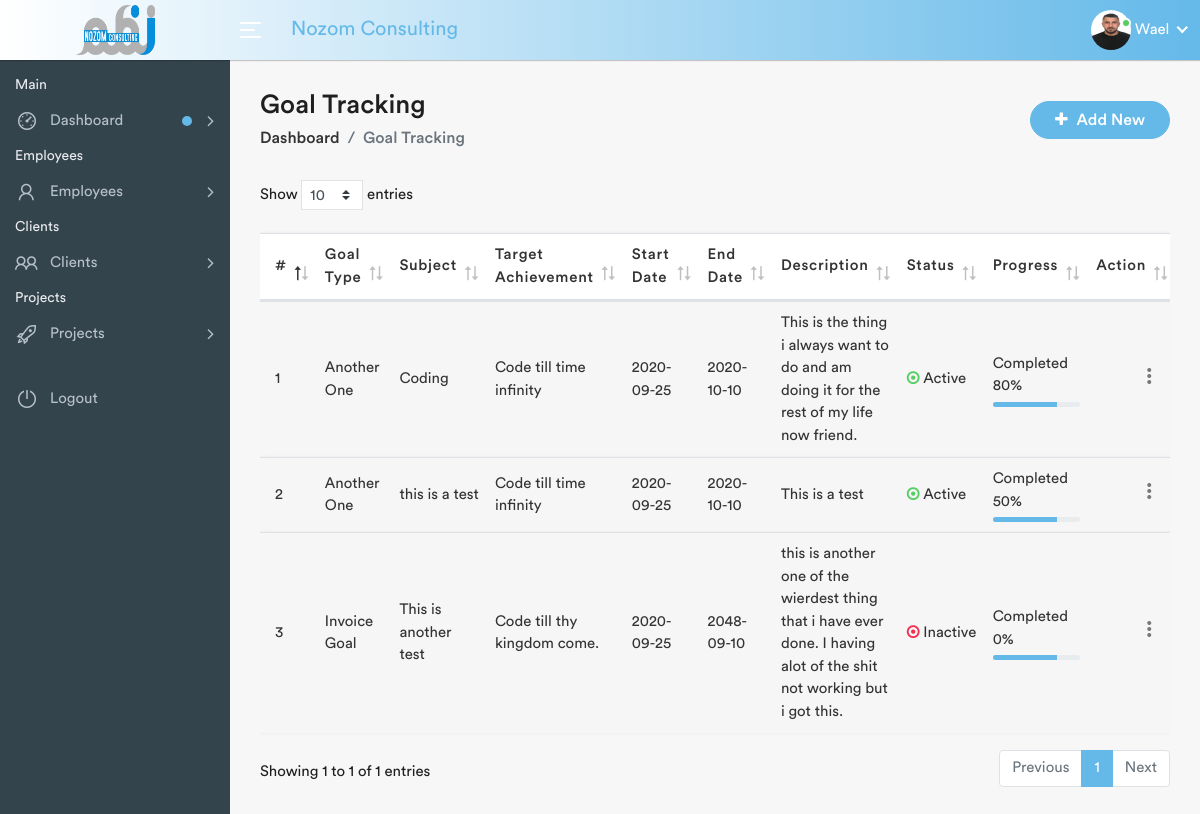
/goal-tracking.php (signed in), run on the app's committed database.
### tables this page shows
CREATE TABLE `users` (
  `id` int(11) NOT NULL,
  `FirstName` varchar(200) NOT NULL,
  `LastName` varchar(200) NOT NULL,
  `UserName` varchar(200) NOT NULL,
  `Email` varchar(100) NOT NULL,
  `Password` varchar(200) NOT NULL,
  `Phone` varchar(20) NOT NULL,
  `Address` varchar(200) NOT NULL,
  `Picture` varchar(255) NOT NULL,
  `dateTime` datetime NOT NULL DEFAULT current_timestamp()
);

CREATE TABLE `goals` (
  `id` int(11) NOT NULL,
  `Type` varchar(200) NOT NULL,
  `Subject` varchar(200) NOT NULL,
  `Target` text NOT NULL,
  `StartDate` date NOT NULL,
  `EndDate` date NOT NULL,
  `Description` text NOT NULL,
  `Status` int(11) NOT NULL,
  `Progress` varchar(200) NOT NULL,
  `dateTime` datetime NOT NULL DEFAULT current_timestamp()
);

### goal-tracking.php (the view, shortened to what this page needs)
<?php
	include('includes/config.php');
 ?>
<!DOCTYPE html>
<html lang="en">
    <head>
        <link rel="stylesheet" href="assets/css/bootstrap.min.css">
        <link rel="stylesheet" href="assets/css/font-awesome.min.css">
        <link rel="stylesheet" href="assets/css/line-awesome.min.css">
		<link rel="stylesheet" href="assets/css/select2.min.css">
		<link rel="stylesheet" href="assets/css/bootstrap-datetimepicker.min.css">
		<link rel="stylesheet" href="assets/css/dataTables.bootstrap4.min.css">
        <link rel="stylesheet" href="assets/css/style.css">
    </head>
    <body>
        <div class="main-wrapper">
            <?php include_once("includes/header.php");?>
            <?php include_once("includes/sidebar.php");?>
            <div class="page-wrapper">
                <div class="content container-fluid">
					<div class="page-header">
						<div class="row align-items-center">
							<div class="col">
								<h3 class="page-title">Goal Tracking</h3>
								<ul class="breadcrumb">
									<li class="breadcrumb-item"><a href="index.php">Dashboard</a></li>
									<li class="breadcrumb-item active">Goal Tracking</li>
								</ul>
							</div>
							<div class="col-auto float-right ml-auto">
								<a href="#" class="btn add-btn" data-toggle="modal" data-target="#add_goal"><i class="fa fa-plus"></i> Add New</a>
							</div>
						</div>
					</div>
					<div class="row">
						<div class="col-md-12">
							<div class="table-responsive">
								<table class="table table-striped custom-table mb-0 datatable">
									<thead>
										<tr>
											<th style="width: 30px;">#</th>
											<th>Goal Type</th>
											<th>Subject</th>
											<th>Target Achievement</th>
											<th>Start Date</th>
											<th>End Date</th>
											<th>Description </th>
											<th>Status </th>
											<th>Progress </th>
											<th class="text-right">Action</th>
										</tr>
									</thead>
									<?php
										$sql = "SELECT * FROM goals";
										$query = $dbh->prepare($sql);
										$query->execute();
										$results=$query->fetchAll(PDO::FETCH_OBJ);
										$cnt=1;
										if($query->rowCount() > 0)
										{
										foreach($results as $row)
										{
									?>
									<tbody>
										<tr>
											<td><?php echo $cnt; ?></td>
											<td><?php echo htmlentities($row->Type);?></td>
											<td><?php echo htmlentities($row->Subject);?></td>
											<td><?php echo htmlentities($row->Target);?></td>
											<td>
											<?php echo htmlentities($row->StartDate);?>
											</td>
											<td><?php echo htmlentities($row->EndDate);?></td>
											<td><?php echo htmlentities($row->Description);?></td>
											<td
											<?php if($row->Status == 1)
                                                    {?>
												<a href="goal-tracking.php?confirm=<?php echo htmlentities($row->id);?>" onclick="return confirm('Do you really want to Un-Confirm the Goal?')">
												<i class="fa fa-dot-circle-o text-success"></i> Active</a>
												<?php } else {?>
												<a href="goal-tracking.php?unconfirm=<?php echo htmlentities($result->id);?>" onclick="return confirm('Do you really want to Confirm the Goal?')">
												<i class="fa fa-dot-circle-o text-danger"></i> Inactive</a>
												<?php } ?>
											</td>
											<td><p class="mb-1"><?php echo  "Completed ".htmlentities($row->Progress)."%"; ?></p><div class="progress" style="height:5px">
											<div class="progress-bar bg-primary progress-sm" style="width: 73%;height:10px;"></div></div>
											</td>
											<td class="text-right">
												<div class="dropdown dropdown-action">
													<a href="#" class="action-icon dropdown-toggle" data-toggle="dropdown" aria-expanded="false"><i class="material-icons">more_vert</i></a>
												</div>
											</td>
										</tr>
									</tbody>
									<?php $cnt +=1; }} ?>
								</table>
							</div>
						</div>
					</div>
                </div>
            </div>
        </div>
    </body>
</html>

### includes/header.php (shortened to what this page needs)
<div class="header" style="background: linear-gradient(to right, white 0%, #64B9E9 100%);">
	<div class="header-left" >
		<a href="index.php" class="logo">
			<img src="assets/img/logo-nozom-icon.png" width="80" height="50" alt="">
		</a>
	</div>
	<a id="toggle_btn" href="javascript:void(0);">
		<span class="bar-icon" >
			<span></span>
			<span></span>
			<span></span>
		</span>
	</a>
	<div class="page-title-box" style="color:#64B9E9;">
		<h3 style="color:#64B9E9;">Nozom Consulting</h3>
	</div>
	<ul class="nav user-menu">
		<?php
		$sql = "SELECT * from users";
		$query = $dbh -> prepare($sql);
		$query->execute();
		$result=$query->fetch(PDO::FETCH_OBJ);
		?>
		<li class="nav-item dropdown has-arrow main-drop">
			<a href="#" class="dropdown-toggle nav-link" data-toggle="dropdown">
				<span class="user-img" style="width:40px;height:40px;"><img src="assets/img/profiles/<?php echo htmlentities($result->Picture);?>" style="width:40px;height:40px;" alt="User Picture">
				<span class="status online" ></span></span>
				<span><?php echo htmlentities(ucfirst($_SESSION['userlogin']));?></span>
			</a>
		</li>
	</ul>
</div>

### data on the page
users: Picture (picture)
goals: Type "Another One", Subject "Coding", Target "Code till time infinity", StartDate "2020-09-25", EndDate "2020-10-10", Description "This is the thing i always want to do and am doing it for the rest of my life now friend.", Progress "80"
goals: Type "Another One", Subject "this is a test", Target "Code till time infinity", StartDate "2020-09-25", EndDate "2020-10-10", Description "This is a test", Progress "50"
goals: Type "Invoice Goal", Subject "This is another test", Target "Code till thy kingdom come.", StartDate "2020-09-25", EndDate "2048-09-10", Description "this is another one of the wierdest thing that i have ever done. I having alot of the shit not working but i got this.", Progress "0"

### other printed values
$_SESSION['userlogin'] "Wael"
